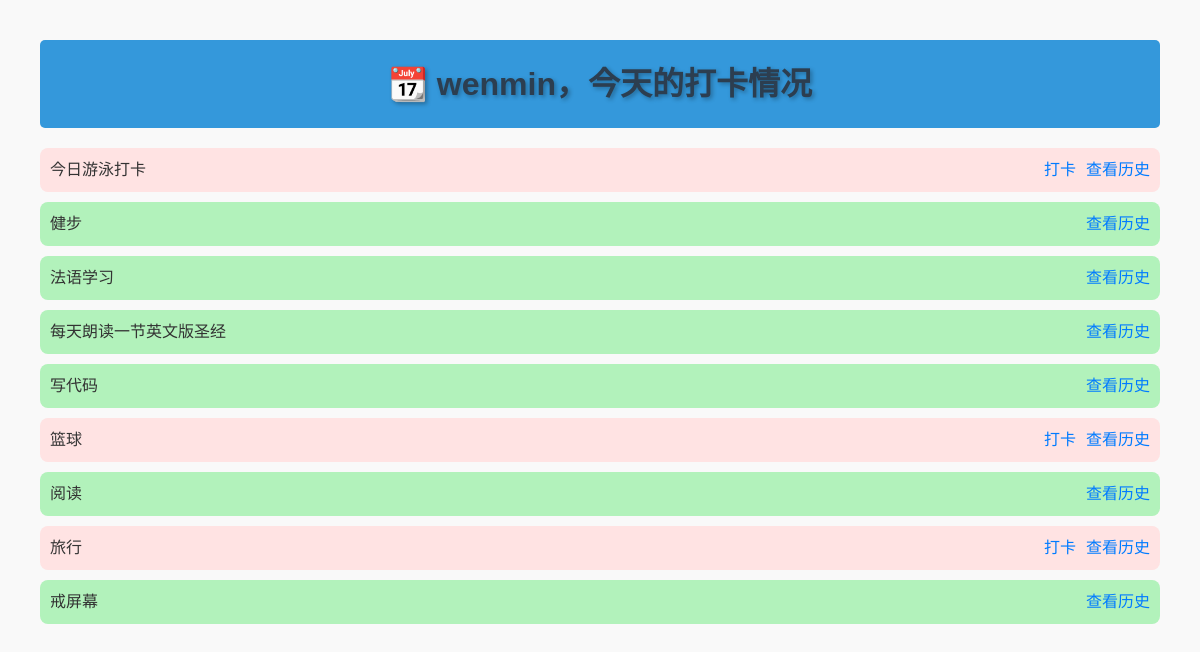
Screenshot of /habits/ (signed in) with the database file from the repository.
### learning_logs/models.py (models this page shows, shortened)
class Habit(models.Model):
    name = models.CharField(max_length=100)
    owner = models.ForeignKey(User, on_delete=models.CASCADE, related_name='user_habits')
    created_at = models.DateTimeField(auto_now_add=True)

### learning_logs/views.py (the view)
# urls.py: path('habits/', views.habits, name='habits'),
@login_required
def habits(request):
    today = timezone.now().date()
    habits = Habit.objects.filter(owner=request.user)
    checked_habits = set(
        HabitCheckin.objects.filter(
            habit__in=habits,
            date=today
        ).values_list('habit_id', flat=True)
    )
    habit_status = {}
    for habit in habits:
        habit_status[habit] = habit.id in checked_habits
    context = {'habit_status': habit_status}
    return render(request, 'learning_logs/habits.html', context)

### learning_logs/templates/learning_logs/habits.html (shortened to what this page needs)
<!DOCTYPE html>
<html>
<head>
    {% load static %}
    <link rel="stylesheet" href="{% static 'learning_log/style.css' %}">
</head>
<body>
    <h1>📆 {{ request.user.username }}，今天的打卡情况</h1>
    {% for habit, checked_in in habit_status.items %}
        <div class="habit {% if checked_in %}done{% else %}not-done{% endif %}">
            <span>{{ habit.name }}</span>
            <div class="habit-actions">
                {% if not checked_in %}
                    <a href="{% url 'learning_logs:checkin' habit.id %}">打卡</a>
                {% endif %}
                <a href="{% url 'learning_logs:habit_history' habit.id %}">查看历史</a>
            </div>
        </div>
    {% empty %}
        <p>你还没有创建任何习惯。</p>
    {% endfor %}
</body>
</html>

### static/style.css (style rules this page uses)
* { margin: 0; padding: 0; box-sizing: border-box; }
body { font-family: -apple-system, BlinkMacSystemFont, 'Segoe UI', 'PingFang SC', 'Microsoft YaHei', sans-serif; background-color: #f8f9fa; color: #333; line-height: 1.5; }
body { background-color: #f4f4f9; font-family: Arial, sans-serif; margin: 0; padding: 0; color: #333; }
h1 { text-align: center; color: #2c3e50; padding: 20px; font-size: 2em; background-color: #3498db; margin-bottom: 20px; text-shadow: 2px 2px 4px rgba(0, 0, 0, 0.3); border-radius: 5px; }
a { color: darkcyan; text-decoration: none; }
.done { background-color: #b2f2bb; }
.not-done { background-color: #ffe3e3; }
body { font-family: Arial, sans-serif; margin: 40px; background-color: #f9f9f9; }
a { color: #007bff; text-decoration: none; }

### learning_logs/templates/learning_logs/habits.html (style rules this page uses)
.habit { padding: 10px; margin: 10px 0; border-radius: 8px; display: flex; justify-content: space-between; align-items: center; }
.done { background-color: #b2f2bb; }
.not-done { background-color: #ffe3e3; }
.habit-actions { display: flex; gap: 10px; }

### rows the page displays
Habit: name "今日游泳打卡"
Habit: name "健步"
Habit: name "法语学习"
Habit: name "每天朗读一节英文版圣经"
Habit: name "写代码"
Habit: name "篮球", shows "打卡"
Habit: name "阅读"
Habit: name "旅行", shows "打卡"
Habit: name "戒屏幕"

### other values shown
{{ request.user.username }} "wenmin"
